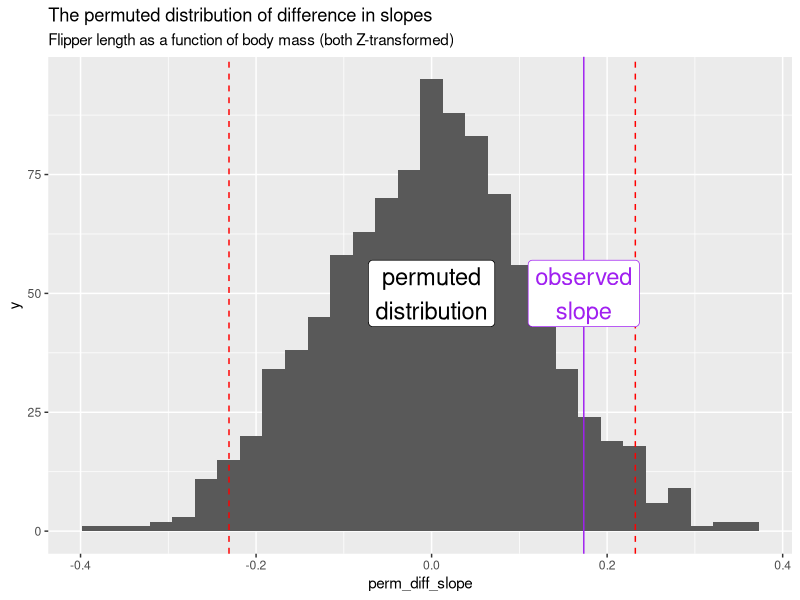

The R source for this figure:
library(ggplot2)           # Load ggplot2 for creating visualizations
library(dplyr)             # Load dplyr for data manipulation
library(palmerpenguins)    # Load palmerpenguins for the dataset

# Filter the penguin dataset to include only Adelie and Chinstrap species, 
# remove rows with missing values for flipper length and body mass, and select relevant columns
focal_penguins <- penguins %>%
  filter(species %in% c("Adelie", "Chinstrap")) %>%
  filter(!is.na(flipper_length_mm + body_mass_g)) %>%
  select(species, flipper_length_mm, body_mass_g)

# Define a function to Z-transform data (standardize: subtract mean and divide by standard deviation)
Ztrans <- function(x) { (x - mean(x)) / sd(x) }

# Apply Z-transformation to flipper length and body mass, grouped by species
z_focal_penguins <- focal_penguins %>%
  group_by(species) %>%
  mutate_all(Ztrans)

# Perform 1000 permutations to create a null distribution of the difference in slopes between species
# Shuffle species labels and calculate the slope for each permutation
perm_dist_z <- replicate(1000, simplify = FALSE,
          z_focal_penguins %>%
            ungroup() %>%                        # Ungroup to avoid issues with group-wise resampling
            mutate(species = sample(species, replace = FALSE)) %>% # Shuffle species labels randomly without replacement
            group_by(species) %>%                # Group by species again after shuffling
            summarise(slope = cov(flipper_length_mm, body_mass_g) / var(body_mass_g)) %>%  # Calculate slope for each species
            summarise(perm_diff_slope = diff(slope))  # Compute the difference in slopes between the species
          ) %>%
  bind_rows()  # Combine the results from all 1000 permutations into a single data frame

# Plot the permuted distribution of the difference in slopes
ggplot(perm_dist_z, aes(x = perm_diff_slope)) +
  geom_histogram() +                                  # Create a histogram of the permuted slope differences
  geom_vline(data = . %>%                             # Add vertical lines for the 2.5% and 97.5% quantiles (95% confidence interval)
               reframe(perm_diff_slope = quantile(perm_diff_slope, c(0.025, 0.975))),
             aes(xintercept = perm_diff_slope), color = "red", lty = 2) +  # Red dashed lines for the confidence intervals
  geom_vline(xintercept = 0.1734, color = "purple") +  # Add a vertical line at the observed slope difference (0.1734)
  labs(title = "The permuted distribution of difference in slopes",        # Add a title
       subtitle = "Flipper length as a function of body mass (both Z-transformed)") +  # Add a subtitle describing the transformation
  annotate(geom = "label", color = "black", x = 0, y = 50, label = "permuted\ndistribution", size = 6) + # Add a label for permuted distribution
  annotate(geom = "label", color = "purple", x = 0.1734, y = 50, label = "observed\nslope", size = 6)  # Add a label for the observed slope
